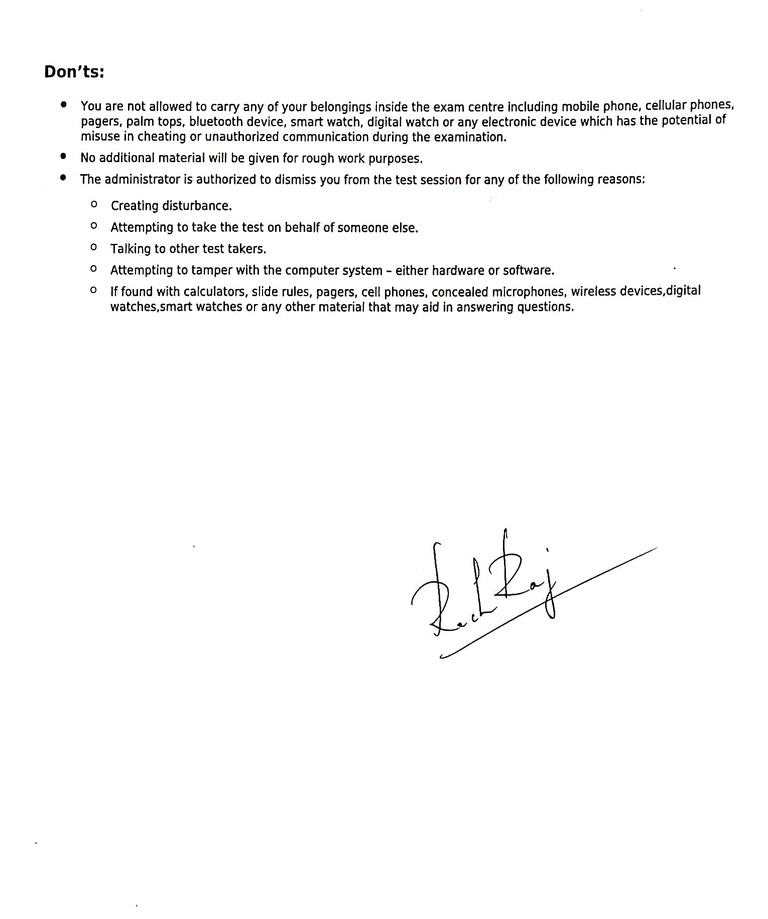
#> input picture r_input.jpg, 768 x 919 px, shrunk from 1530 x 1831 before the run, found by its file name
$ python rsignextractor.py
#> lines starting #> are read from the running program, lines starting #| are printed output that depends on the picture; after the words box and inside, x2 and y2 are one past the last pixel; in counts of white or black regions, pixels touching at a corner belong together; long printed decimals are rounded
"""Signature extractor"""

import cv2
import matplotlib.pyplot as plt
from skimage import measure, morphology
from skimage.color import label2rgb
from skimage.measure import regionprops
import numpy as np

# the parameters are used to remove small size connected pixels outliar
constant_parameter_1 = 84
constant_parameter_2 = 250
constant_parameter_3 = 100

# the parameter is used to remove big size connected pixels outliar
constant_parameter_4 = 18

# read the input image
img = cv2.imread('./inputs/r_input.jpg', 0)
#> img: shape (919, 768); min 0, max 255, mean 248.7
img = cv2.threshold(img, 127, 255, cv2.THRESH_BINARY)[1]  # ensure binary
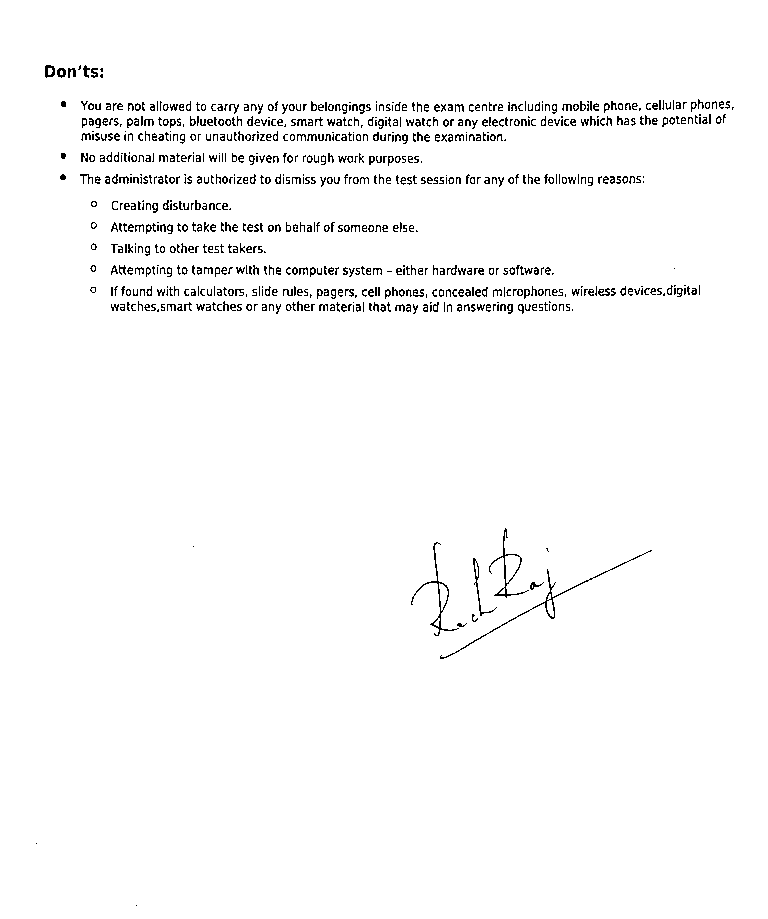
#> img: shape (919, 768); 97.6% white; black in thin lines or dots, all inside (x1, y1, x2, y2) = (36, 65, 734, 906)

# connected component analysis by scikit-learn framework
blobs = img > img.mean()
blobs_labels = measure.label(blobs, background=1)
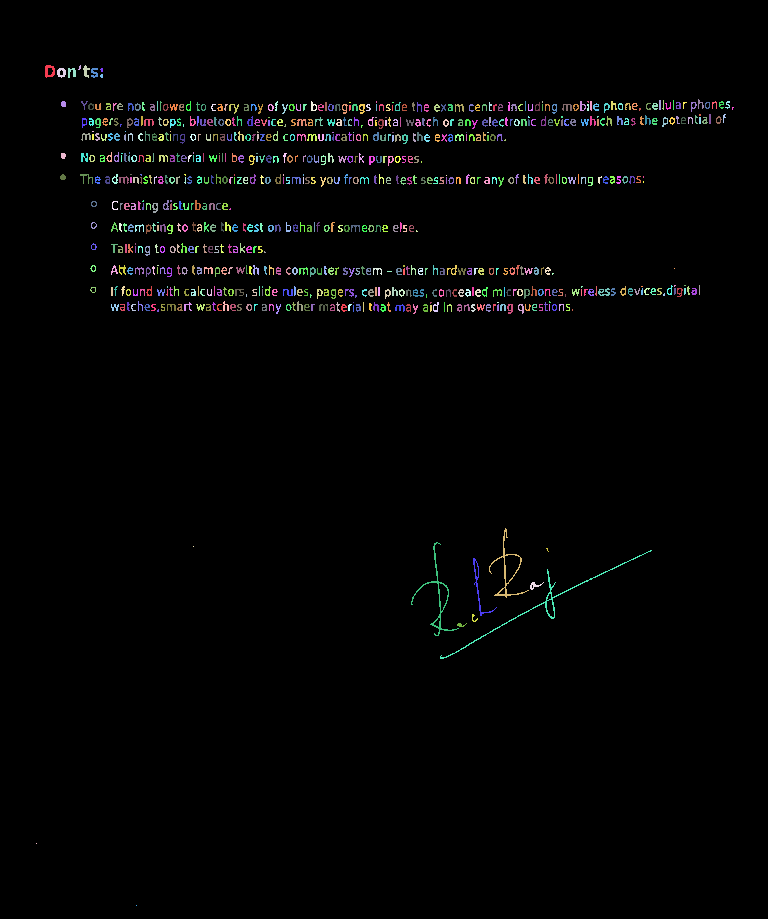
#> blobs_labels: shape (919, 768) int32; 785 distinct labels, from 0 to 784; one colour per label, 0 black
image_label_overlay = label2rgb(blobs_labels, image=img)
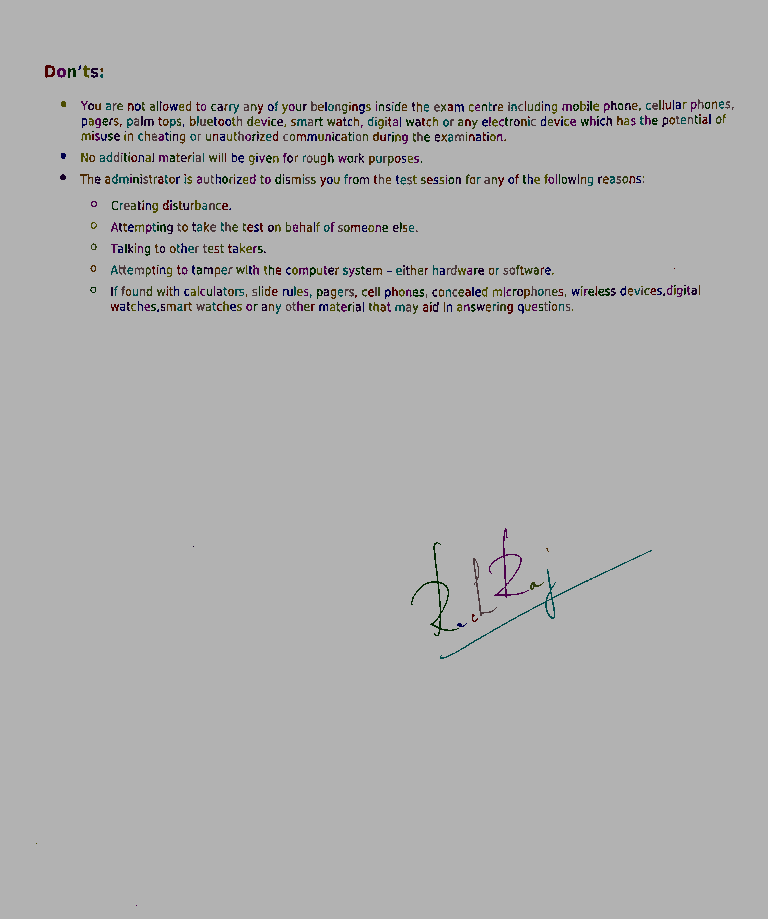
#> image_label_overlay: shape (919, 768, 3) float64; mean R, G, B 0.688, 0.687, 0.687

fig, ax = plt.subplots(figsize=(10, 6))

'''
# plot the connected components (for debugging)
ax.imshow(image_label_overlay)
ax.set_axis_off()
plt.tight_layout()
plt.show()
'''

the_biggest_component = 0
total_area = 0
counter = 0
average = 0.0
for region in regionprops(blobs_labels):
    if (region.area > 10):
        total_area = total_area + region.area
        counter = counter + 1
    # print region.area # (for debugging)
    # take regions with large enough areas
    if (region.area >= 250):
        if (region.area > the_biggest_component):
            the_biggest_component = region.area
#> this loop made 784 passes
#> total_area on passes 1, 3, 4, 5, 6, 9, 10, 11, 13, 14, 16, 17: 82, 128, 187, 238, 284, 310, 330, 341, 368, 388, 399, 423
#> after the loop, counter = 648; the_biggest_component = 431; total_area = 16031

average = (total_area/counter)
#> average = 24.74
print("the_biggest_component: " + str(the_biggest_component))
#| the_biggest_component: 431.0
print("average: " + str(average))
#| average: 24.739

# experimental-based ratio calculation, modify it for your cases
# a4_small_size_outliar_constant is used as a threshold value to remove connected outliar connected pixels
# are smaller than a4_small_size_outliar_constant for A4 size scanned documents
a4_small_size_outliar_constant = ((average/constant_parameter_1)*constant_parameter_2)+constant_parameter_3
#> a4_small_size_outliar_constant = 173.6
print("a4_small_size_outliar_constant: " + str(a4_small_size_outliar_constant))
#| a4_small_size_outliar_constant: 173.629

# experimental-based ratio calculation, modify it for your cases
# a4_big_size_outliar_constant is used as a threshold value to remove outliar connected pixels
# are bigger than a4_big_size_outliar_constant for A4 size scanned documents
a4_big_size_outliar_constant = a4_small_size_outliar_constant*constant_parameter_4
#> a4_big_size_outliar_constant = 3125.3
print("a4_big_size_outliar_constant: " + str(a4_big_size_outliar_constant))
#| a4_big_size_outliar_constant: 3125.314

# remove the connected pixels are smaller than a4_small_size_outliar_constant
pre_version = morphology.remove_small_objects(blobs_labels, a4_small_size_outliar_constant)
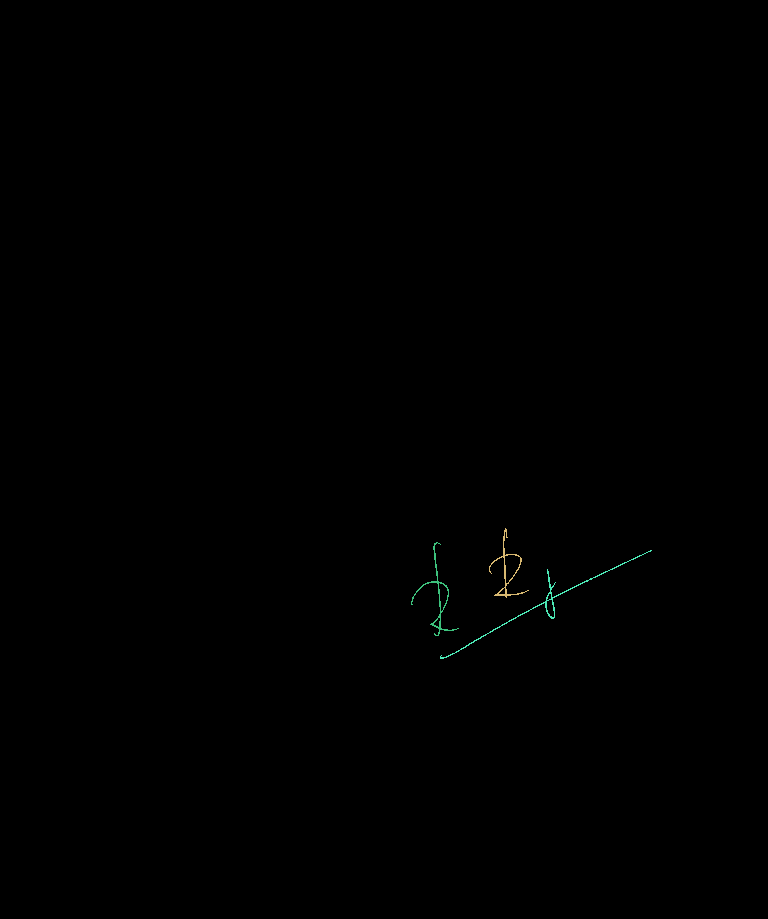
#> pre_version: shape (919, 768) int32; 4 distinct labels, from 0 to 778; one colour per label, 0 black
# remove the connected pixels are bigger than threshold a4_big_size_outliar_constant
# to get rid of undesired connected pixels such as table headers and etc.
component_sizes = np.bincount(pre_version.ravel())
#> component_sizes = 779 values, max 704767 at index 0, min 0 at index 1, mean 906
too_small = component_sizes > (a4_big_size_outliar_constant)
too_small_mask = too_small[pre_version]
#> too_small_mask: shape (919, 768) bool; 99.9% white; black in thin lines or dots, all inside (x1, y1, x2, y2) = (411, 528, 652, 659)
pre_version[too_small_mask] = 0
# save the the pre-version which is the image is labelled with colors
# as considering connected components
plt.imsave('pre_version.png', pre_version)
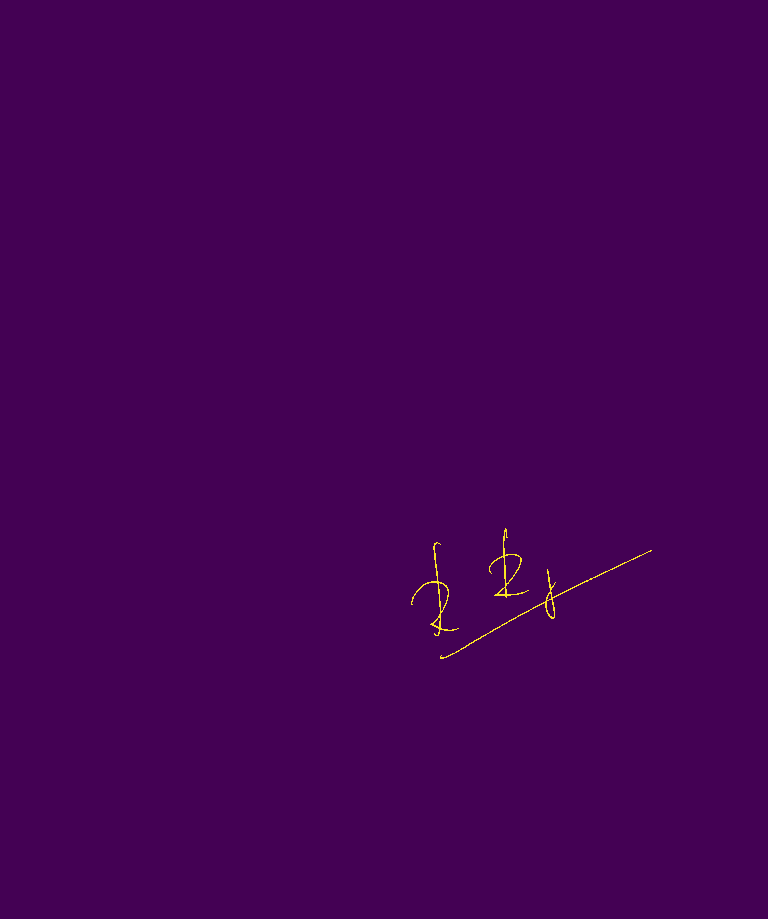
#> saved as pre_version.png: shape (919, 768, 3); mean R, G, B 68.3, 1.3, 83.9

# read the pre-version
img = cv2.imread('pre_version.png', 0)
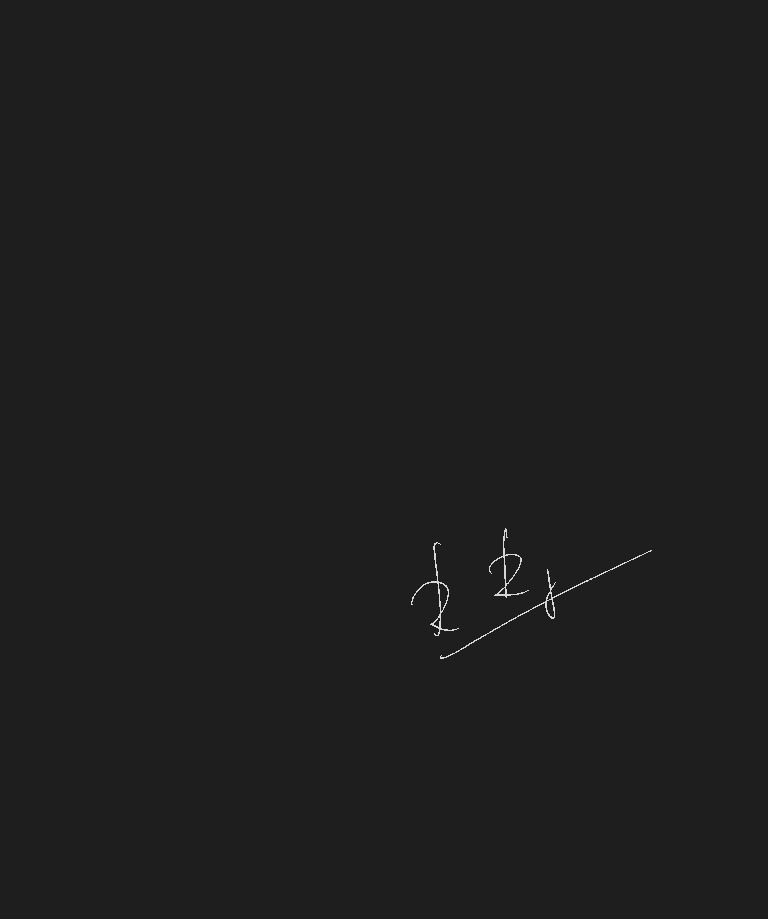
#> img: shape (919, 768); min 30, max 215, mean 30.3
# ensure binary
img = cv2.threshold(img, 0, 255, cv2.THRESH_BINARY_INV | cv2.THRESH_OTSU)[1]
# save the the result
cv2.imwrite("./outputs/output.png", img)
